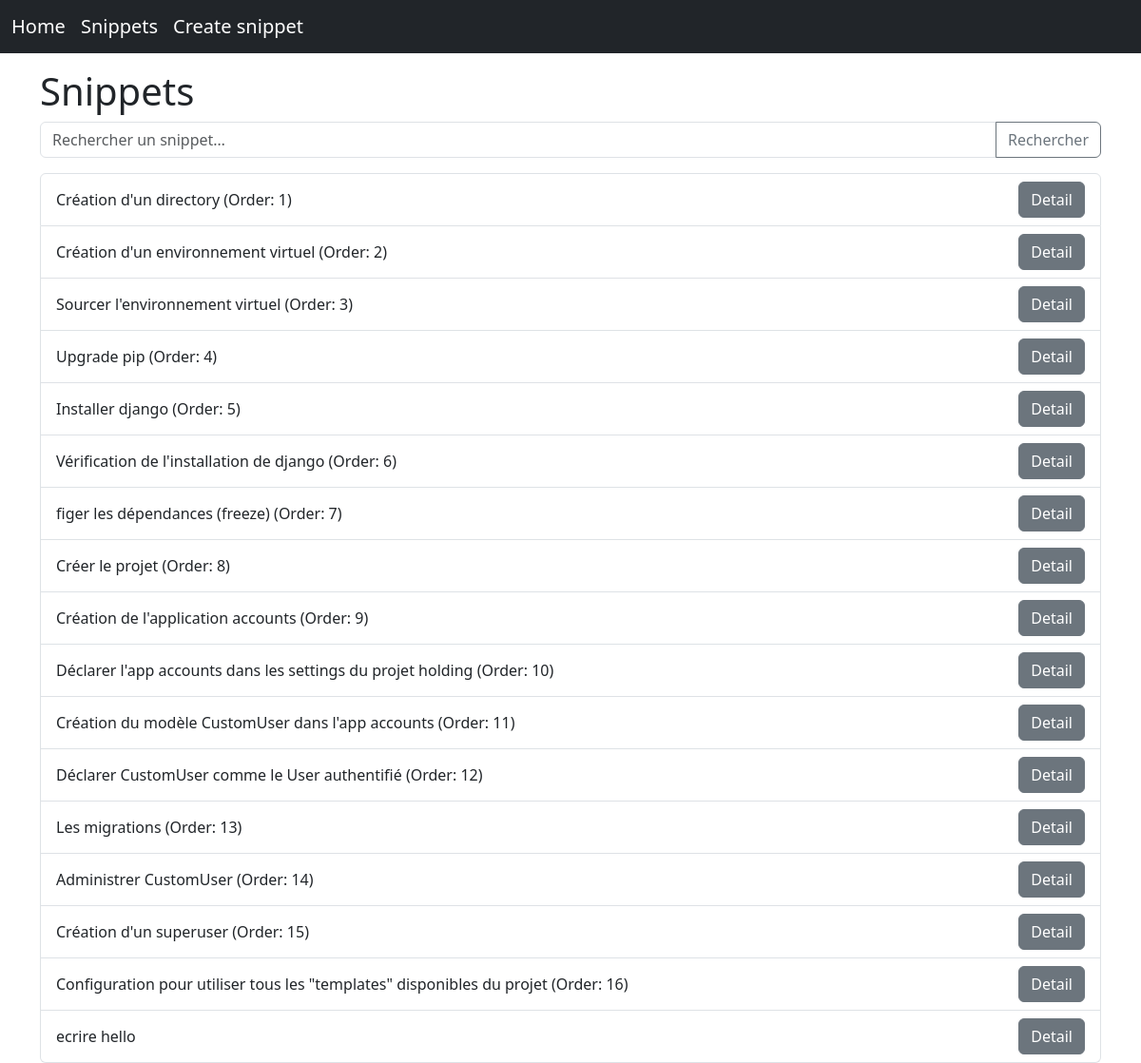
The app's page /snippets/, older data.
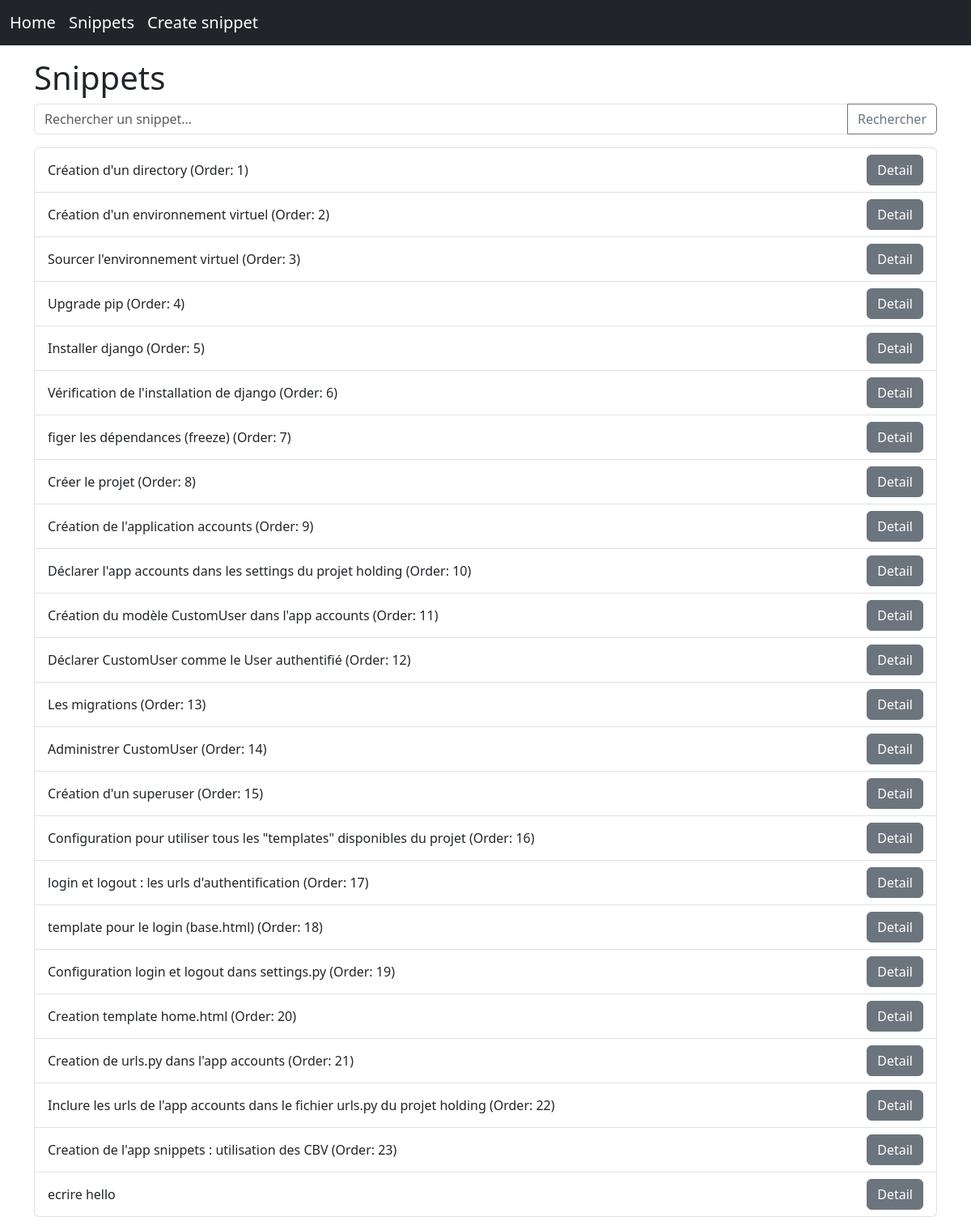
The same page, newer data.
### snippets/models.py (models this page shows, shortened)
class Snippet(models.Model):
    title = models.CharField(max_length=100, unique=True)
    slug = models.SlugField(max_length=120, unique=True, blank=True)
    order = models.PositiveIntegerField(blank=True, null=True)
    code = models.TextField()
    created_at = models.DateTimeField(auto_now_add=True)
    location = models.CharField(
        max_length=100,
        blank=True,
        help_text="Où utiliser ce snippet (ex: shell, venv, settings.py, views.py)"
    )
    description = models.TextField(
        blank=True,
        help_text="Commentaires et explications"
    )
    class Meta:
        ordering = ["order", "created_at"]

### snippets/views.py (the view, shortened to what this page needs)
# urls.py: path('', SnippetListView.as_view(), name='snippet_list'),
class SnippetListView(ListView):
    model = Snippet
    template_name = 'snippets/snippet_list.html'
    context_object_name = 'snippets'
    def get_queryset(self):
        qs = (
            Snippet.objects
            .annotate(has_order=Coalesce("order", 999999))
            .order_by("has_order", "-created_at")
        )
        query = self.request.GET.get("q")
        return qs

### snippets/templates/snippets/snippet_list.html (shortened to what this page needs)
{% extends "base.html" %}
{% block content %}
<h1>Snippets</h1>
<form method="get" class="mb-3">
    <div class="input-group">
        <input
            type="text"
            name="q"
            class="form-control"
            placeholder="Rechercher un snippet…"
            value="{{ request.GET.q }}"
        >
        <button class="btn btn-outline-secondary">Rechercher</button>
    </div>
</form>
<ul class="list-group">
    {% for snippet in snippets %}
        <li class="list-group-item d-flex justify-content-between align-items-center">
            {{ snippet.title }}
            {% if snippet.order %}
              (Order: {{ snippet.order }})
            {% endif %}
            <a class="btn btn-secondary" href="{% url 'snippet_detail' snippet.slug %}">
                Detail
            </a>
        </li>
    {% empty %}
        <li class="list-group-item">Aucun snippet.</li>
    {% endfor %}
</ul>
{% endblock %}

### templates/base.html (shortened to what this page needs)
<!DOCTYPE html>
<html lang="fr">
<head>
    <link href="https://cdn.jsdelivr.net/npm/bootstrap@5.3.3/dist/css/bootstrap.min.css" rel="stylesheet">
</head>
<body>
<nav class="navbar navbar-expand-lg navbar-dark bg-dark fixed-top">
  <div class="container-fluid">
    <a class="navbar-brand" href="/">Home</a>
    <a class="navbar-brand" href="{% url 'snippet_list' %}">Snippets</a>
    <a class="navbar-brand" href="{% url 'snippet_create' %}">Create snippet</a>
  </div>
</nav>
<div class="container mt-4 pt-5">
    {% block content %}{% endblock %}
</div>
</body>
</html>

Row changes from the older to the newer data that the page shows:
added Snippet: title "login et logout : les urls d'authentification", order "17"
added Snippet: title "template pour le login (base.html)", order "18"
added Snippet: title "Configuration login et logout dans settings.py", order "19"
added Snippet: title "Creation template home.html", order "20"
added Snippet: title "Creation de urls.py dans l'app accounts", order "21"
added Snippet: title "Inclure les urls de l'app accounts dans le fichier urls.py du projet holding", order "22"
added Snippet: title "Creation de l'app snippets : utilisation des CBV", order "23"
